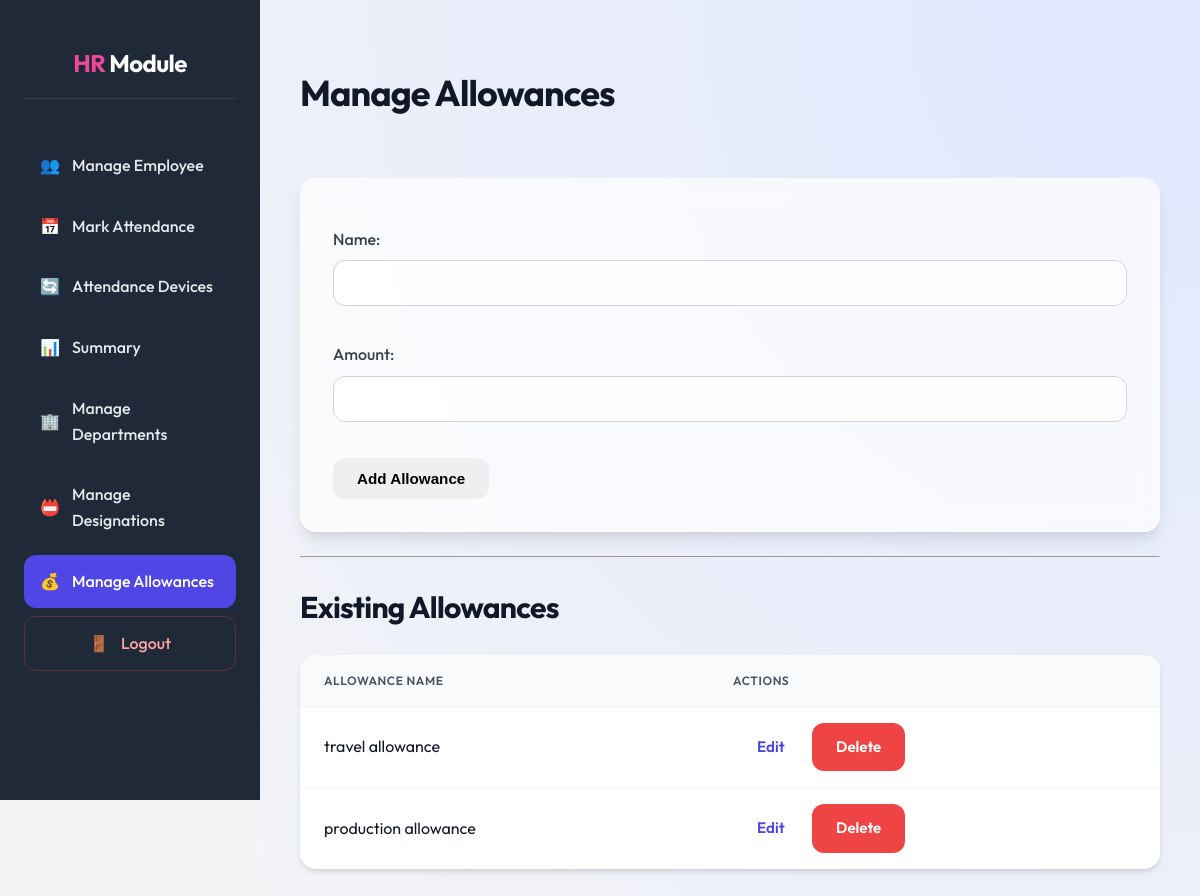
/allowances/ (signed in), run on an earlier commit of the app's database.
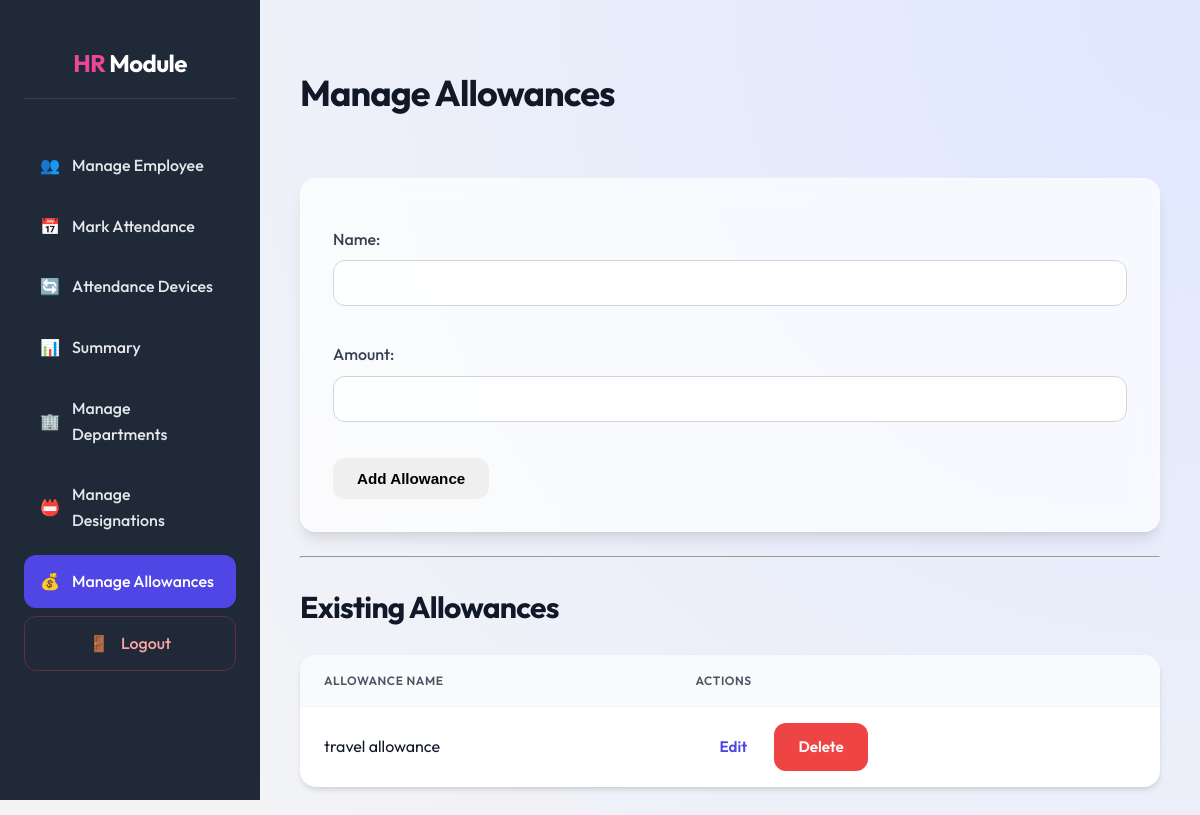
And on a later commit of the database.
### core/models.py (models this page shows, shortened)
class Allowance(models.Model):
    name = models.CharField(max_length=100, unique=True)

### core/views.py (the view)
# urls.py: path('allowances/', views.allowance_list, name='allowance_list'),
@login_required
def allowance_list(request):
    allowances = Allowance.objects.all()
    if request.method == 'POST':
        form = AllowanceForm(request.POST)
        if form.is_valid():
            form.save()
            return redirect('allowance_list')
    else:
        form = AllowanceForm()
    return render(request, 'core/allowance_list.html', {'allowances': allowances, 'form': form})

### core/forms.py
class AllowanceForm(forms.ModelForm):
    amount = forms.DecimalField(max_digits=10, decimal_places=2, validators=[MinValueValidator(0)])
    class Meta:
        model = Allowance
        fields = ['name', 'amount']

### core/templates/core/allowance_list.html (shortened to what this page needs)
{% extends 'core/dashboard_base.html' %}
{% load static %}
{% block page_title %}Manage Allowances{% endblock %}
{% block dashboard_content %}
<form method="post" class="card">
    {{ form.as_p }}
    <div class="form-actions">
        <button type="submit" class="btn">Add Allowance</button>
    </div>
</form>
<hr>
<h2>Existing Allowances</h2>
<table class="data-table">
    <thead>
        <tr>
            <th>Allowance Name</th>
            <th>Actions</th>
        </tr>
    </thead>
    <tbody>
        {% for allowance in allowances %}
        <tr>
            <td>{{ allowance.name }}</td>
            <td class="actions">
                <a href="{% url 'allowance_edit' allowance.id %}" class="btn btn-sm">Edit</a>
                <a href="{% url 'allowance_delete' allowance.id %}" class="btn btn-sm btn-danger">Delete</a>
            </td>
        </tr>
        {% empty %}
        <tr>
            <td colspan="3">No allowances found.</td>
        </tr>
        {% endfor %}
    </tbody>
</table>
{% endblock %}

What changed in the data, as far as the page shows it:
removed Allowance: name "production allowance"
